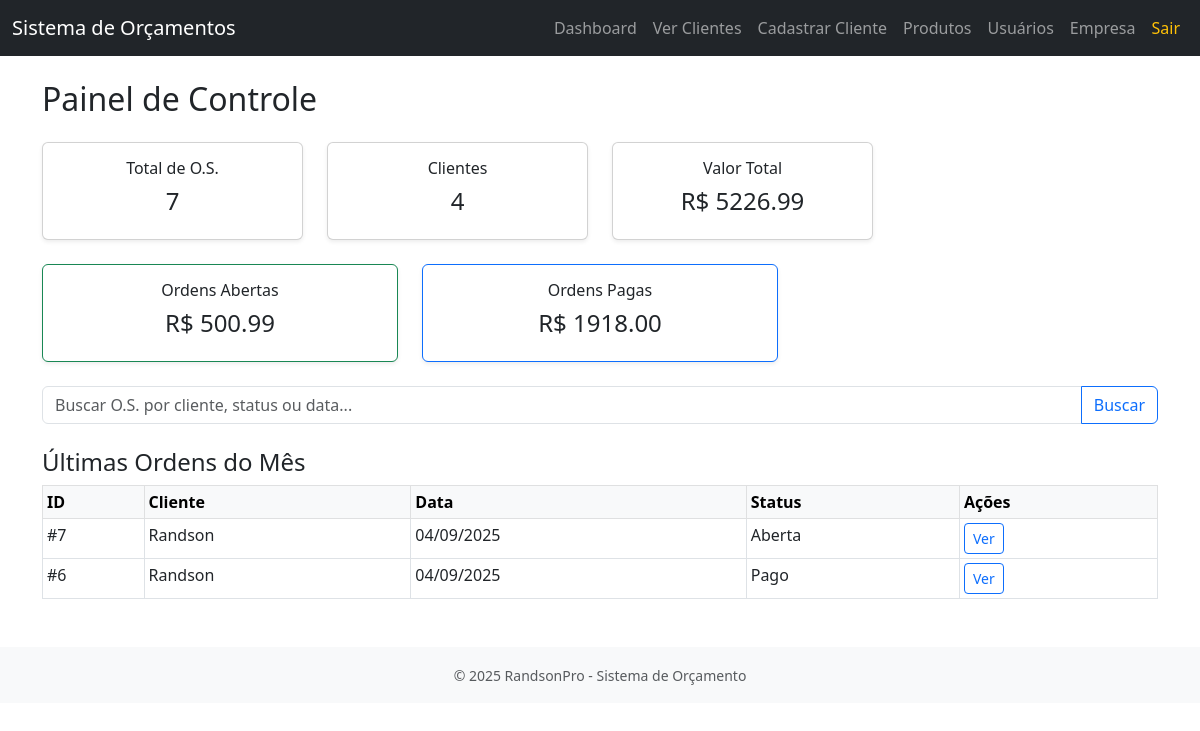
/dashboard (signed in), run on the app's committed database.
### models.py (models this page shows)
class OrdemServico(db.Model):
    __tablename__ = 'ordens_servico'
    id = db.Column(db.Integer, primary_key=True)
    cliente_id = db.Column(db.Integer, db.ForeignKey('clientes.id'), nullable=False)
    observacoes = db.Column(db.Text)
    data_criacao = db.Column(db.DateTime, default=datetime.utcnow)
    desconto = db.Column(db.Float, default=0.0)
    status = db.Column(db.String(50), default='Aberta')
    itens_os = db.relationship('ItemOS', backref='ordem', cascade='all, delete-orphan')
    @property
    def total(self):
        return sum(item.quantidade * item.produto.preco for item in self.itens_os) - (self.desconto or 0)

class Cliente(db.Model):
    __tablename__ = 'clientes'
    id = db.Column(db.Integer, primary_key=True)
    nome = db.Column(db.String(100), nullable=False)
    telefone = db.Column(db.String(20))
    email = db.Column(db.String(100))
    cpf_cnpj = db.Column(db.String(20))
    cidade = db.Column(db.String(100))
    ordens = db.relationship('OrdemServico', backref='cliente', cascade='all, delete-orphan')

### app.py (the view)
@app.route('/dashboard')
@login_required
def dashboard():
    total_os = OrdemServico.query.count()
    total_clientes = Cliente.query.count()
    valor_total = sum(os.total for os in OrdemServico.query.all())
    valor_pago = sum(os.total for os in OrdemServico.query.filter_by(status='Pago').all())
    valor_cancelado = sum(os.total for os in OrdemServico.query.filter_by(status='Cancelado').all())
    valor_aberto = sum(os.total for os in OrdemServico.query.filter_by(status='Aberta').all())
    hoje = datetime.today()
    inicio_mes = datetime(hoje.year, hoje.month, 1)
    ultimas_ordens = OrdemServico.query.filter(
        OrdemServico.data_criacao >= inicio_mes
    ).order_by(OrdemServico.data_criacao.desc()).limit(10).all()
    return render_template(
        'dashboard.html',
        total_os=total_os,
        total_clientes=total_clientes,
        valor_total=valor_total,
        valor_pago=valor_pago,
        valor_cancelado=valor_cancelado,
        valor_aberto=valor_aberto,
        ultimas_ordens=ultimas_ordens
    )

### app.py (called while the page is built)
def login_required(f):
    @wraps(f)
    def decorated_function(*args, **kwargs):
        if 'usuario_id' not in session:
            flash("Você precisa estar logado para acessar esta página.", "warning")
            return redirect(url_for('login'))
        return f(*args, **kwargs)
    return decorated_function

@app.context_processor
def inject_datetime():
    return {'datetime': datetime}

### templates/dashboard.html (shortened to what this page needs)
{% extends 'base.html' %}
{% block content %}
<h2 class="mb-4">Painel de Controle</h2>
<div class="row text-center mb-4">
  <div class="col-md-3">
    <div class="card shadow-sm">
      <div class="card-body">
        <h6>Total de O.S.</h6>
        <h4>{{ total_os }}</h4>
      </div>
    </div>
  </div>
  <div class="col-md-3">
    <div class="card shadow-sm">
      <div class="card-body">
        <h6>Clientes</h6>
        <h4>{{ total_clientes }}</h4>
      </div>
    </div>
  </div>
  <div class="col-md-3">
    <div class="card shadow-sm">
      <div class="card-body">
        <h6>Valor Total</h6>
        <h4>R$ {{ '%.2f'|format(valor_total) }}</h4>
      </div>
    </div>
  </div>
</div>
<div class="row text-center mb-4">
  <div class="col-md-4">
    <a href="{{ url_for('listar_ordens_por_status', status='Aberta') }}" class="text-decoration-none text-dark">
      <div class="card border-success shadow-sm">
        <div class="card-body">
          <h6>Ordens Abertas</h6>
          <h4>R$ {{ '%.2f'|format(valor_aberto) }}</h4>
        </div>
      </div>
    </a>
  </div>
  <div class="col-md-4">
    <a href="{{ url_for('listar_ordens_por_status', status='Pago') }}" class="text-decoration-none text-dark">
      <div class="card border-primary shadow-sm">
        <div class="card-body">
          <h6>Ordens Pagas</h6>
          <h4>R$ {{ '%.2f'|format(valor_pago) }}</h4>
        </div>
      </div>
    </a>
  </div>
</div>
<form method="GET" action="{{ url_for('buscar_ordens') }}" class="mb-4">
  <div class="input-group">
    <input type="text" name="busca" class="form-control" placeholder="Buscar O.S. por cliente, status ou data...">
    <button type="submit" class="btn btn-outline-primary">Buscar</button>
  </div>
</form>
<h4 class="mt-4">Últimas Ordens do Mês</h4>
{% if ultimas_ordens %}
  <table class="table table-sm table-bordered">
    <thead class="table-light">
      <tr>
        <th>ID</th>
        <th>Cliente</th>
        <th>Data</th>
        <th>Status</th>
        <th>Ações</th>
      </tr>
    </thead>
    <tbody>
      {% for os in ultimas_ordens %}
      <tr>
        <td>#{{ os.id }}</td>
        <td>{{ os.cliente.nome }}</td>
        <td>{{ os.data_criacao.strftime('%d/%m/%Y') }}</td>
        <td>{{ os.status }}</td>
        <td>
          <a href="{{ url_for('visualizar_os', os_id=os.id) }}" class="btn btn-sm btn-outline-primary">Ver</a>
        </td>
      </tr>
      {% endfor %}
    </tbody>
  </table>
{% else %}
  <div class="alert alert-info">Nenhuma ordem registrada neste mês.</div>
{% endif %}
{% endblock %}

### data on the page
OrdemServico: id "7", cliente.nome "Randson", data_criacao "04/09/2025", status "Aberta"
OrdemServico: id "6", cliente.nome "Randson", data_criacao "04/09/2025", status "Pago"

### other printed values
{{ total_os }} "7"
{{ total_clientes }} "4"
{{ '%.2f'|format(valor_total) }} "5226.99"
{{ '%.2f'|format(valor_aberto) }} "500.99"
{{ '%.2f'|format(valor_pago) }} "1918.00"
